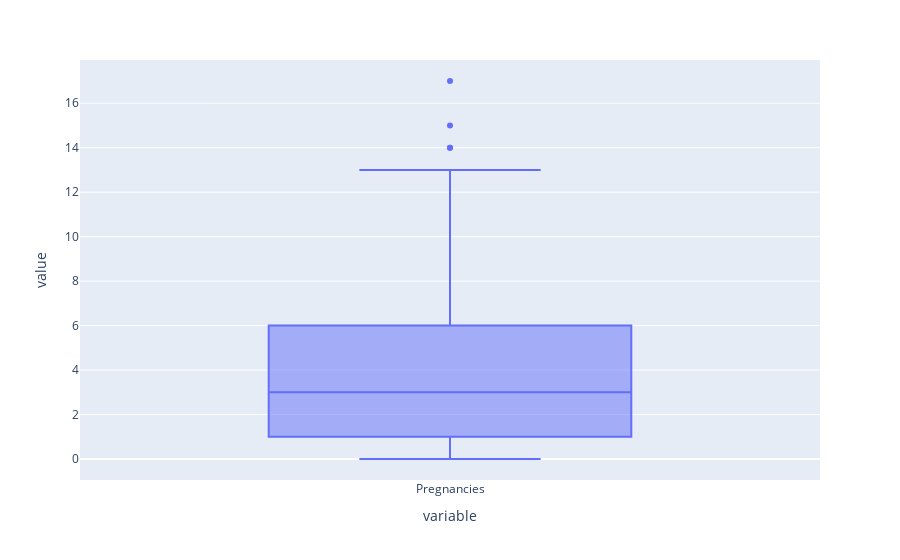

Notebook code for this chart:
### Code cell
fig = px.box(df_box3)
fig.show()

### Figure 1 — Plotly figure (JSON) as saved in the notebook; plotly's stock layout.template omitted (floating-point values rounded to 4 significant figures; data arrays with more than 128 entries replaced by an {"elided": "..."} marker saying what was removed)
{"data": [{"alignmentgroup": "True", "hovertemplate": "variable=%{x}<br>value=%{y}<extra></extra>", "legendgroup": "", "marker": {"color": "#636efa"}, "name": "", "notched": false, "offsetgroup": "", "orientation": "v", "showlegend": false, "type": "box", "x": {"elided": "768 str values"}, "x0": " ", "xaxis": "x", "y": {"elided": "768 int values"}, "y0": " ", "yaxis": "y"}], "layout": {"boxmode": "group", "legend": {"tracegroupgap": 0}, "margin": {"t": 60}, "xaxis": {"anchor": "y", "domain": [0, 1], "title": {"text": "variable"}}, "yaxis": {"anchor": "x", "domain": [0, 1], "title": {"text": "value"}}}}
